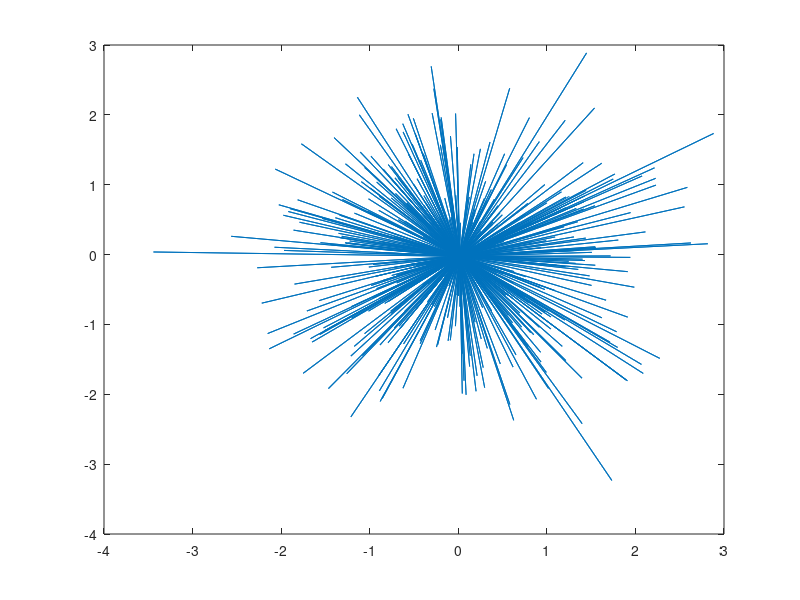

Recreate this plot in MATLAB. (Note: this script raises an error after producing the figure.)
% this is just a plot to test Git and Matlab

clear
close all
clc

TICK_LENDTH = 3;
dimension_1 = 2;
dimension_2 = 400;

rnd = randn(dimension_2, dimension_1);
average_rnd = mean(rnd);
upsample_rnd = upsample(rnd, 2);
upsample_rnd(upsample_rnd(:, 1)==0, 1) = average_rnd(1);
upsample_rnd(upsample_rnd(:, 2)==0, 2) = average_rnd(2);

h = plot(upsample_rnd(:,1), upsample_rnd(:,2));
h.Marker = 'o';
h.MarkerEdgeColor = 'k';
h.MarkerFaceColor = 'r';
h.Color = 0.7*[1 1 1];

aX = gca;
aX.Box = 'off';
aX.TickDir = 'out';
aX.XLabel.String = 'x';
aX.YLabel.String = 'y';
aX.TickLength = TICK_LENDTH*aX.TickLength;